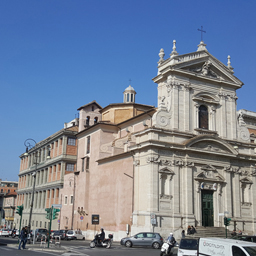
#> input picture Src/dft_256.jpg, 256 x 256 px
$ python W10_3_1.py
#> lines starting #> are read from the running program, lines starting #| are printed output that depends on the picture; long printed decimals are rounded
import numpy as np
import cv2

src = cv2.imread("../Src/dft_256.jpg")
#> src is the input picture: shape (256, 256, 3); mean B, G, R 153.5, 132, 118.5
cv2.imshow("Original", src)

t_mat = np.array([[1, 0, 100], [0, 1, -50]], dtype=np.float32)
dst = cv2.warpAffine(src, t_mat, dsize=(0, 0))
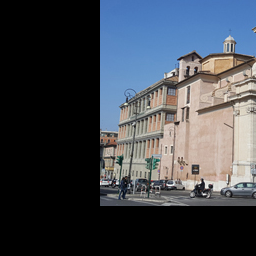
#> dst: shape (256, 256, 3); mean B, G, R 76.7, 68.8, 63.6
cv2.imshow("Translation", dst)

src_gray = cv2.cvtColor(src, cv2.COLOR_BGR2GRAY)
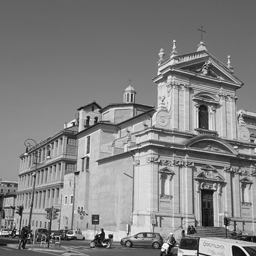
#> src_gray: shape (256, 256); min 1, max 255, mean 130.4
dst_gray = cv2.cvtColor(dst, cv2.COLOR_BGR2GRAY)
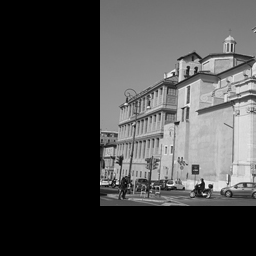
#> dst_gray: shape (256, 256); min 0, max 254, mean 68.2

src_gray = np.float32(src_gray)
dst_gray = np.float32(dst_gray)
ret = cv2.phaseCorrelate(src_gray, dst_gray)
#> ret = ((99.99, -49.99), 0.49)
print(ret)
#| ((99.990, -49.987), 0.4898)

# 위상 상관 결과에서 이동 거리 계산
shift_x, shift_y = ret[0]
#> shift_x = 99.99; shift_y = -49.99
rows, cols = src_gray.shape
#> rows = 256; cols = 256
dx = shift_x if shift_x <= rows / 2 else shift_x - rows
#> dx = 99.99
dy = shift_y if shift_y <= cols / 2 else shift_y - cols
#> dy = -49.99
print("이동 거리 (dx, dy):", (dx, dy))
#| 이동 거리 (dx, dy): (99.990, -49.987)

# 추가한 부분
fft_src = np.fft.fft2(src_gray)
fft_dst = np.fft.fft2(dst_gray)
fft_dst_conj = np.conj(fft_dst)

R = (fft_src * fft_dst_conj) / np.abs(fft_src * fft_dst_conj)
r = np.fft.ifft2(R)

time_shift = np.argmax(r)
#> time_shift = 12956
print("시간 이동 거리:", time_shift)
#| 시간 이동 거리: 12956

cv2.waitKey(0)
cv2.destroyAllWindows()
